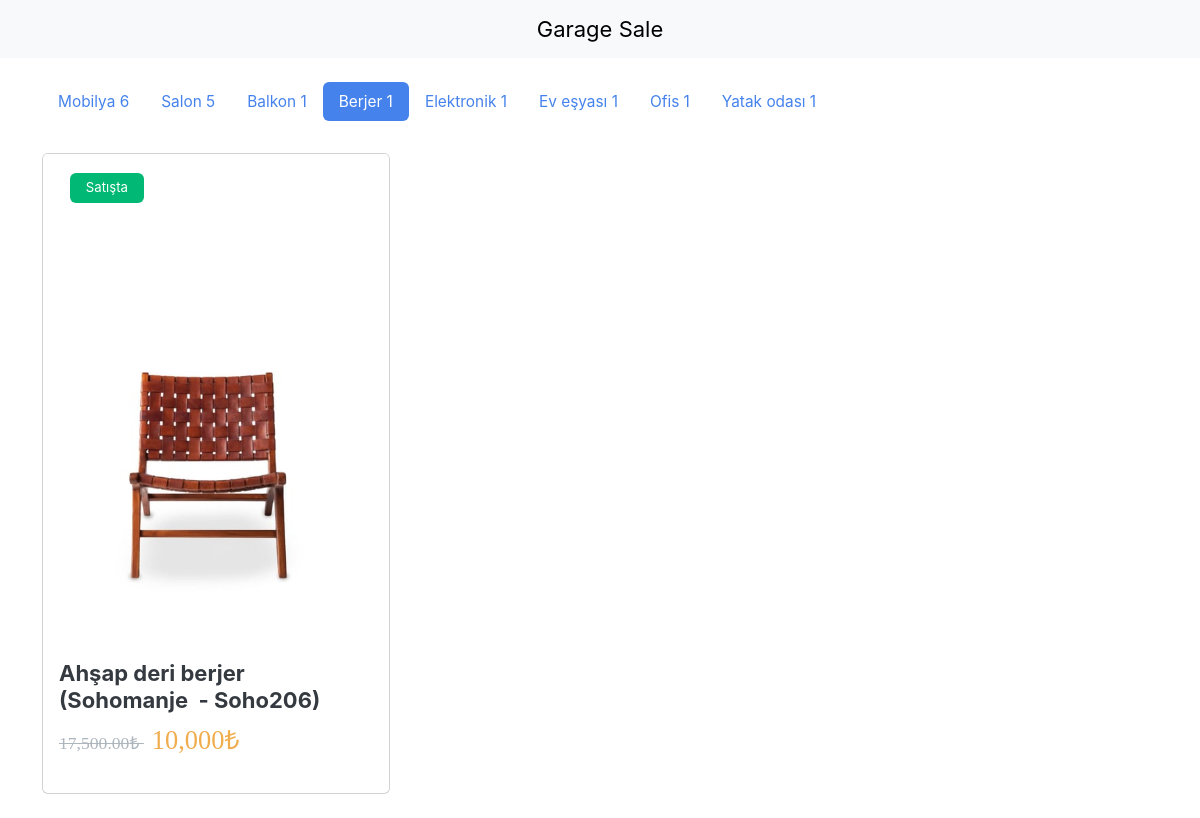
The page /?tag=berjer on the database its author committed.
### market/models.py (models this page shows, shortened)
class Tag(models.Model):
    name = models.CharField(max_length=50, unique=True)
    slug = models.SlugField(max_length=50, unique=True)

class Item(models.Model):
    description = MarkdownField(rendered_field='description_rendered', validator=VALIDATOR_STANDARD, default='')
    description_rendered = RenderedMarkdownField(null=True, blank=True)
    is_sold = models.BooleanField(default=False)
    links = models.ManyToManyField(ItemLink, related_name='items', blank=True)
    name = models.CharField(max_length=255)
    notes = MarkdownField(rendered_field='notes_rendered', validator=VALIDATOR_STANDARD, default='')
    notes_rendered = RenderedMarkdownField(null=True, blank=True)
    purchase_price = models.DecimalField(max_digits=10, decimal_places=2)
    sale_price = models.CharField(max_length=50)
    tags = models.ManyToManyField(Tag, related_name='items', blank=True)

class ItemImage(models.Model):
    item = models.ForeignKey(Item, related_name='images', on_delete=models.CASCADE)
    image = models.ImageField(upload_to='market/')

### market/views.py (the view)
# urls.py: path('', views.list_view, name='list'),
def list_view(request):
    tag_slug = request.GET.get('tag')
    if tag_slug:
        items = Item.objects.filter(tags__slug=tag_slug).all()
    else:
        items = Item.objects.all()
    tags = Tag.objects.annotate(count=Count('items')).order_by('-count')
    return render(
        request,
        'market/list.html',
        {'items': items, 'tags': tags, 'selected_tag': tag_slug}
    );

### market/templates/market/list.html (shortened to what this page needs)
{% extends "layout.html" %}
{% load bootstrap_icons %}
{% load humanize %}
{% block content %}
    <div class="container">
        <div class="row">
            <div class="col-12">
                <ul class="nav nav-pills">
                    {% for tag in tags %}
                        <li class="nav-item">
                            <a
                              href="
                                {% if tag.slug == selected_tag %}{% url 'market:list' %}{% else %}{% url 'market:list' %}?tag={{ tag.slug }}{% endif %}"
                              class="nav-link {% if tag.slug == selected_tag %}active{% endif %}"
                            >
                                {{ tag.name.capitalize }} {{ tag.count }}
                            </a>
                        </li>
                    {% endfor %}
                </ul>
            </div>
            <div class="row gy-3" data-masonry='{"percentPosition": true }'>
                {% for item in items %}
                    <div class="col-12 col-md-6 col-xl-4 position-relative">
                        <div class="position-absolute z-3" style="top:20px; left:40px">
                            {% if item.is_sold %}
                                <span class="badge bg-danger">Satıldı</span>
                            {% else %}
                                <span class="badge bg-success">Satışta</span>
                            {% endif %}
                        </div>
                        <div class="card mh-100 {% if item.is_sold == True %} pe-none opacity-50 {% endif %}">
                            {% if item.images.all|length > 0 %}
                                <img src="{{ item.images.first.image.url }}" class="card-img-top" alt="{{ item.name }}">
                            {% endif %}
                            <div class="card-body">
                                <h5 class="card-title mt-2">
                                    {{ item.name }}
                                </h5>
                                <p class="card-text fw-medium">
                                    <span class="text-decoration-line-through text-secondary">
                                        {{ item.purchase_price | intcomma }}₺
                                    </span>
                                    <span class="text-warning ms-2 fs-4 fw-medium">
                                        {{ item.sale_price | intcomma }}₺
                                    </span>
                                </p>
                            </div>
                        </div>
                    </div>
                {% endfor %}
            </div>
        </div>
    </div>
{% endblock %}

### rows shown on the page
Tag: name "Mobilya", count "6"
Tag: name "Salon", count "5"
Tag: name "Balkon", count "1"
Tag: name "Berjer", count "1"
Tag: name "Elektronik", count "1"
Tag: name "Ev eşyası", count "1"
Tag: name "Ofis", count "1"
Tag: name "Yatak odası", count "1"
Item: is_sold "Satışta", images.first.image (picture), name "Ahşap deri berjer (Sohomanje - Soho206)", purchase_price "17,500.00", sale_price "10,000"
